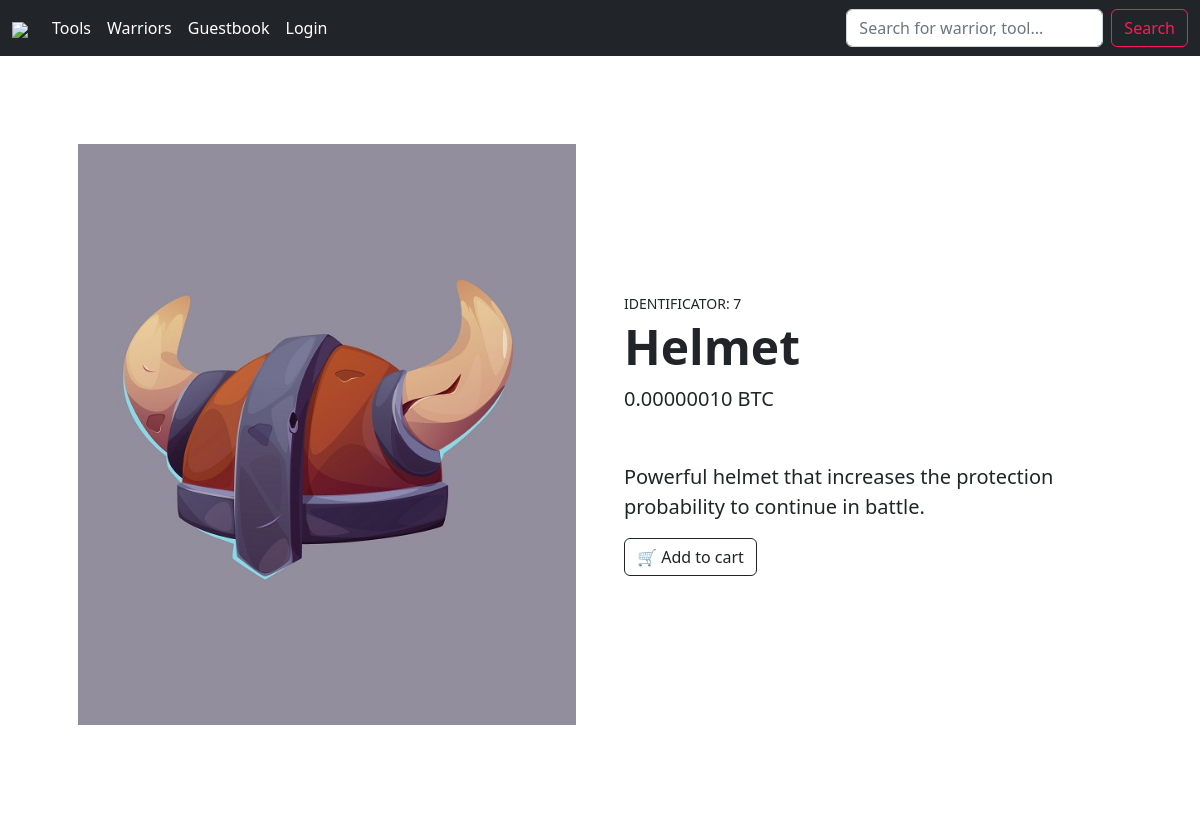
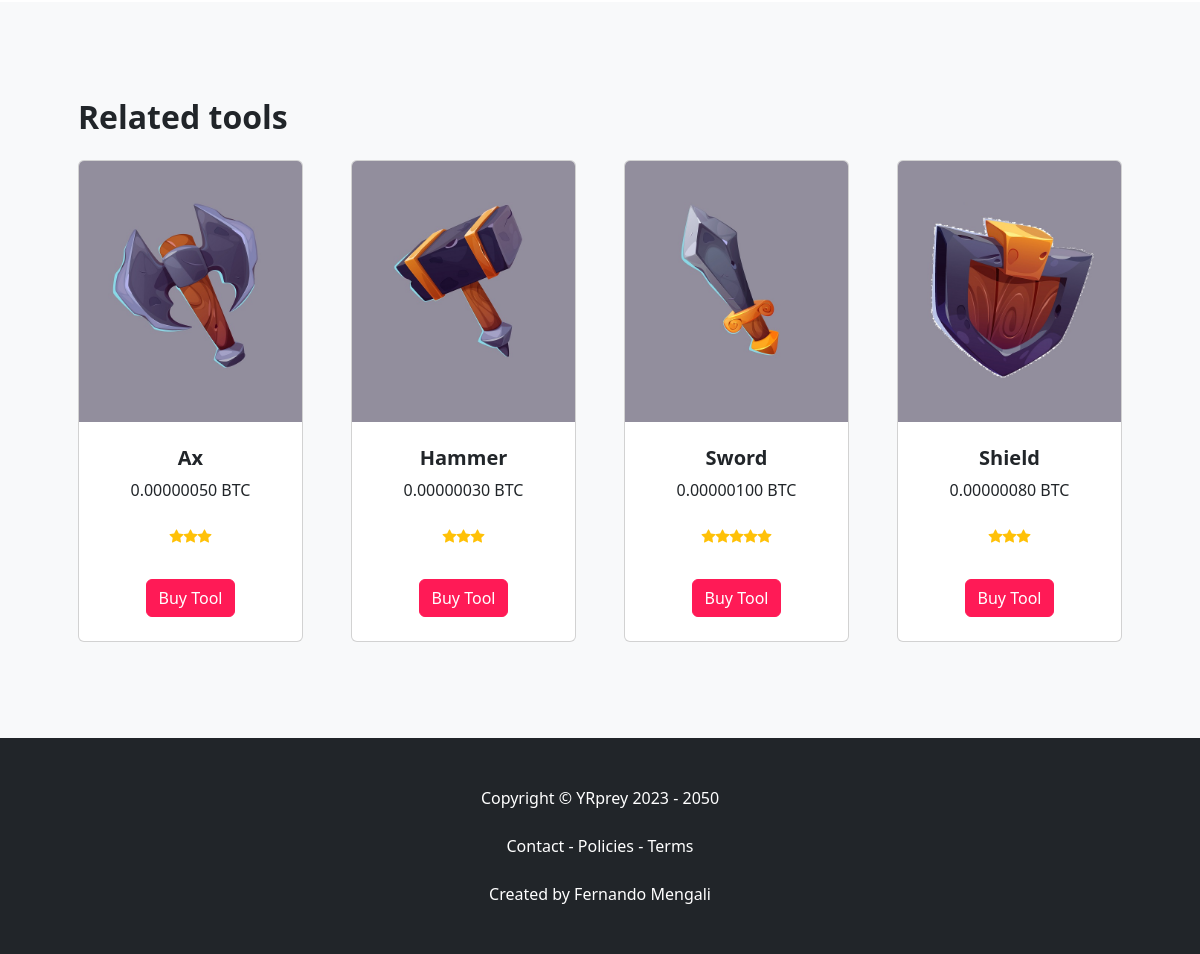
Screenshot of /tools.php?id=7 with the database file from the repository (2 pictures, top to bottom).
### tables this page shows
CREATE TABLE `tool` (
  `id` int(11) NOT NULL,
  `name` text NOT NULL,
  `category` text NOT NULL,
  `price` text NOT NULL,
  `description` text NOT NULL,
  `img` text NOT NULL,
  `estrelas` int(255) NOT NULL
);

### tools.php (the view, shortened to what this page needs)
<!DOCTYPE html>
<html lang="en">
    <head>
        <link href="https://cdn.jsdelivr.net/npm/bootstrap-icons@1.5.0/font/bootstrap-icons.css" rel="stylesheet" />
        <link href="css/styles.css" rel="stylesheet" />
    </head>
    <?php
    include("database.php");
    if (isset($_GET["id"]) AND $_GET["id"] != "") {
      $id = $_GET["id"];
    }
    else {
      $id = "6";
    }
    ?>
    <body>
        <?php
include("nav.php");
?>
<?php
                $query  = "SELECT * FROM tool where id = '".$id."'";
                $results = mysqli_query($mysqli, $query) or die(mysqli_error($mysqli));
                    $row = mysqli_fetch_assoc($results);
                        $id = $row["id"];
                        $name = $row["name"];
                        $img = $row["img"];
                        $price = $row["price"];
                        $description = $row["description"];
                    ?>
        <section class="py-5">
            <div class="container px-4 px-lg-5 my-5">
                <div class="row gx-4 gx-lg-5 align-items-center">
                    <div class="col-md-6"><img class="card-img-top mb-5 mb-md-0" src="img/<?php echo $img; ?>" alt="..." /></div>
                    <div class="col-md-6">
                        <div class="small mb-1"><?php echo "IDENTIFICATOR: $id"; ?></div>
                        <h1 class="display-5 fw-bolder"><?php echo $name; ?></h1>
                        <div class="fs-5 mb-5">
                            <span><?php echo $price; ?> BTC</span>
                        </div>
                        <p class="lead"><?php echo $description; ?></p>
                        <div class="d-flex">
                            <form action="buy.php" method="GET">
                                    <input class="btn btn-outline-dark flex-shrink-0" type="submit" value="&#128722; Add to cart">
                            </form>
                        </div>
                    </div>
                </div>
            </div>
        </section>
        <section class="py-5 bg-light">
            <div class="container px-4 px-lg-5 mt-5">
                <h2 class="fw-bolder mb-4">Related tools</h2>
                <div class="row gx-4 gx-lg-5 row-cols-2 row-cols-md-3 row-cols-xl-4 justify-content-center">
                <?php
$query  = "SELECT * FROM tool where id <> '".$id."' LIMIT 4";
$results = mysqli_query($mysqli, $query) or die(mysqli_error($mysqli));
    while ($row = mysqli_fetch_assoc($results)) {
        $id = $row["id"];
        $name = $row["name"];
        $img = $row["img"];
        $price = $row["price"];
        $estrelas = $row["estrelas"];
?>
                    <div class="col mb-5">
                        <div class="card h-100">
                            <img class="card-img-top" src="img/<?php echo $img; ?>" alt="..." />
                            <div class="card-body p-4">
                                <div class="text-center">
                                    <h5 class="fw-bolder"><?php echo $name; ?></h5>
                                    <?php echo $price; ?> BTC
                                </div>
                            </div>
                            <div class="d-flex justify-content-center small text-warning mb-2">
                                        <?php echo str_repeat("<div class=\"bi-star-fill\"></div>",$estrelas); ?>
                                    </div><br>
                            <div class="card-footer p-4 pt-0 border-top-0 bg-transparent">
                                <div class="text-center"><a class="btn btn-outline-dark mt-auto" href="tools.php?id=<?php echo $id; ?>" style="background-color: #ff1a56;border-color: #ff1a56;color: #fff;">Buy Tool</a></div>
                            </div>
                        </div>
                    </div>
<?php
    }
    ?>
                    </div>
                </div>
        </section>
<?php
    include("footer.php");
?>
    </body>
</html>

### rows the page displays
tool: img (picture), id "7", name "Helmet", price "0.00000010", description "Powerful helmet that increases the protection probability to continue in battle."
tool: img (picture), name "Ax", price "0.00000050", estrelas 3 (drawn)
tool: img (picture), name "Hammer", price "0.00000030", estrelas 3 (drawn)
tool: img (picture), name "Sword", price "0.00000100", estrelas 5 (drawn)
tool: img (picture), name "Shield", price "0.00000080", estrelas 3 (drawn)
